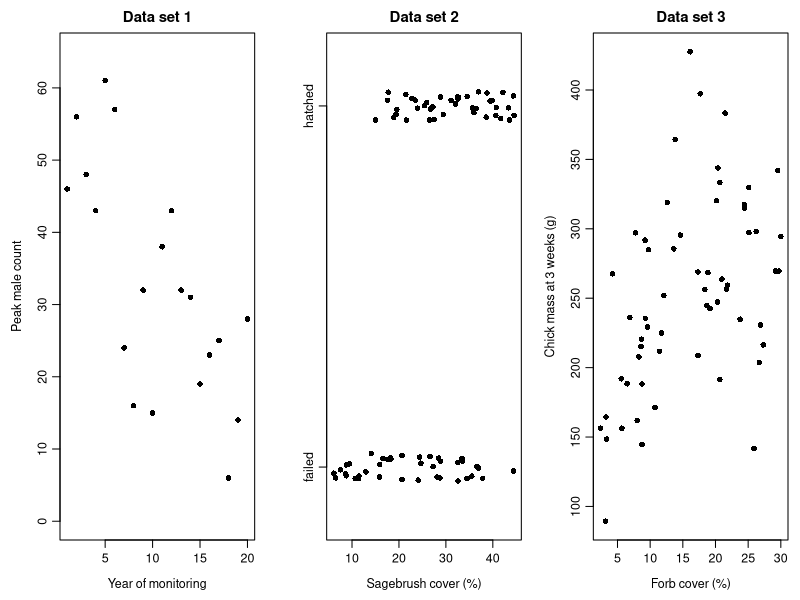

Here is the R script that generated this plot:
## ---- chunk 1
knitr::opts_chunk$set(echo = FALSE, fig.width = 6.5, fig.height = 0.3)

# draws n full-width blank lines (margin to margin) for handwritten answers,
# as a single plot so spacing is deterministic; pair with fig.height = 0.3 * n
blank_lines <- function(n = 1) {
  par(mar = c(0, 0, 0, 0))
  plot(NA, xlim = c(0, 1), ylim = c(0, n), axes = FALSE, xlab = "", ylab = "")
  for (i in seq_len(n)) {
    segments(0, n - i + 0.5, 1, n - i + 0.5, lwd = 1)
  }
}

# reserves blank work space (no ruled lines) for equation manipulation /
# show-your-work; pair with fig.height set to however much room is needed
blank_space <- function() {
  par(mar = c(0, 0, 0, 0))
  plot.new()
}

# keeps a prompt and its answer space on one PDF page: place `r nq(...)` on its
# own line just above the prompt. Emits nothing in non-LaTeX output. lines =
# lines of prompt text, rows = rows of blank space below it (0.3 in each)
nq <- function(lines, rows = 0, extra = 0) {
  if (!knitr::is_latex_output()) return("")
  knitr::asis_output(sprintf("\n\\needspace{%.2fin}\n", 0.23 * lines + 0.15 + 0.3 * rows + extra))
}
## ---- chunk 2
ans_col <- rgb(200, 0, 130, maxColorValue = 255)
# redraws blank_table() so cells flagged TRUE in `ans` use the answer color
blank_table <- function(headers, body, col_widths = NULL,
                        header_height = 0.35, row_height = 0.5,
                        cex = 0.95, bold_rows = integer(0), ans = NULL) {
  nc <- length(headers); nr <- length(body)
  if (is.null(col_widths)) col_widths <- rep(1, nc)
  col_widths <- col_widths / sum(col_widths)
  cx <- c(0, cumsum(col_widths))
  h_total <- header_height + nr * row_height
  par(mar = c(0, 0, 0, 0), family = "serif")
  plot(NA, xlim = c(0, 1), ylim = c(0, h_total), axes = FALSE, xlab = "", ylab = "",
       xaxs = "i", yaxs = "i")
  y <- h_total
  segments(0, y, 1, y, lwd = 1.5)
  y <- y - header_height
  segments(0, y, 1, y, lwd = 1.5)
  for (i in seq_len(nr)) {
    y <- y - row_height
    segments(0, y, 1, y, lwd = if (i == nr) 1.5 else 0.5,
             col = if (i == nr) "black" else "grey70")
  }
  for (v in cx) segments(v, 0, v, h_total, lwd = 1)
  yh <- h_total - header_height / 2
  for (j in seq_len(nc)) text((cx[j] + cx[j + 1]) / 2, yh, labels = headers[[j]], font = 2, cex = cex)
  y <- h_total - header_height
  for (i in seq_len(nr)) {
    yc <- y - row_height / 2
    for (j in seq_len(nc)) {
      val <- body[[i]][[j]]
      is_ans <- !is.null(ans) && isTRUE(ans[[i]][[j]])
      if (!identical(val, "")) text((cx[j] + cx[j + 1]) / 2, yc, labels = val, cex = cex,
                                    font = if (i %in% bold_rows) 2 else 1,
                                    col = if (is_ans) ans_col else "black")
    }
    y <- y - row_height
  }
}
## ---- chunk 3
set.seed(746)

yr <- 0:19
lek <- rnbinom(20, mu = 55 * exp(-0.06 * yr), size = 8)

cover <- runif(80, 5, 45)
nest <- rbinom(80, 1, plogis(-2.5 + 0.1 * cover))

forb <- runif(60, 2, 30)
mass <- rgamma(60, shape = 25, rate = 25 / (350 * forb / (5 + forb)))

par(mfrow = c(1, 3), mar = c(4, 4, 2.2, 0.8), mgp = c(2.4, 0.7, 0), cex = 0.75)
plot(yr + 1, lek, pch = 16, xlab = "Year of monitoring",
     ylab = "Peak male count", main = "Data set 1", ylim = c(0, 65))
plot(cover, jitter(nest, amount = 0.04), pch = 16, yaxt = "n",
     xlab = "Sagebrush cover (%)", ylab = "", main = "Data set 2",
     ylim = c(-0.15, 1.15))
axis(2, at = c(0, 1), labels = c("failed", "hatched"))
plot(forb, mass, pch = 16, xlab = "Forb cover (%)",
     ylab = "Chick mass at 3 weeks (g)", main = "Data set 3")
